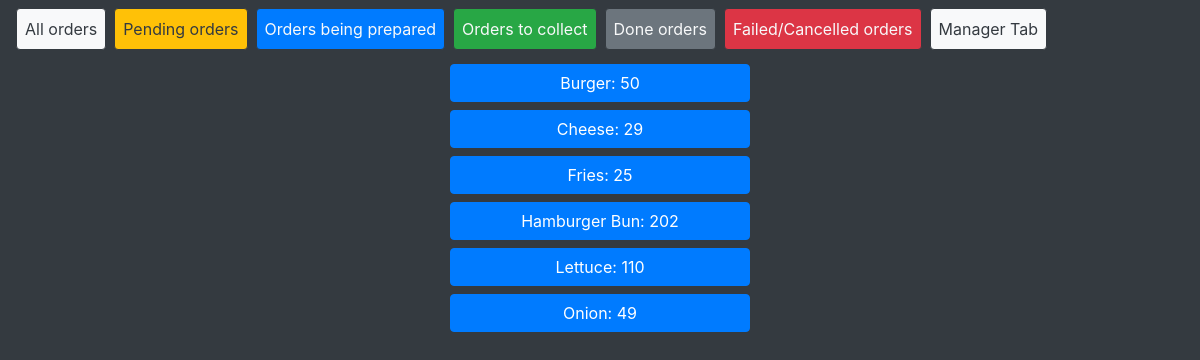
Page /ordersys/manage_stock/ (signed in) on the earlier database version.
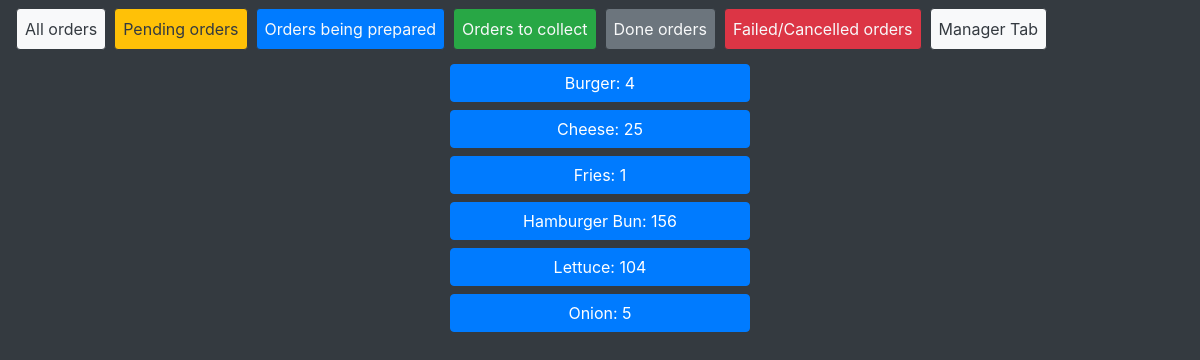
Same page on the later database version.
### ordersys/models.py (models this page shows, shortened)
class Ingredient(models.Model):
    name = models.CharField(max_length=32)
    amount_stored = models.PositiveIntegerField()
    restock_cost = models.DecimalField(max_digits=4, decimal_places=2, default=0)

### ordersys/views/manager_views.py (the view)
# urls.py: path('manage_stock/', views.ManageStockView.as_view(), name="manage_stock"),
class ManageStockView(LoginRequiredMixin, generic.ListView):
    login_url = '/ordersys/login/'
    template_name = 'ordersys/manager/manage_stock.html'
    model = Ingredient
    context_object_name = 'ingredients_list'
    def get_queryset(self):
        return Ingredient.objects.order_by('name')

### ordersys/templates/ordersys/manager/manage_stock.html
{% extends 'ordersys/base.html'%}
{% block content %}
    {% if ingredients_list %}
        {% for ingredient in ingredients_list %}
            <form action="{% url 'ordersys:ingredient_details' ingredient.id%}" method="get" class="d-flex justify-content-center">
                <button type="submit" class="btn btn-primary w-25 d-flex mt-2 mb-0 justify-content-center">{{ingredient.name}}: {{ingredient.amount_stored}}</button>
            </form>
        {% endfor %}
    {% endif %}
{% endblock %}

### ordersys/templates/ordersys/base.html (shortened to what this page needs)
<!DOCTYPE html>
<html>
    <head>
        <link rel="stylesheet" href="https://stackpath.bootstrapcdn.com/bootstrap/4.5.2/css/bootstrap.min.css">
    </head>
    <nav class="navbar navbar-expand fixed-top navbar-dark bg-dark">
        <div class="collapse navbar-collapse" id="navbarSupportedContent">
          <ul class="navbar-nav mr-auto">
            <li class="nav-item">
              <a class="nav-link bg-light border mr-2 border-dark rounded text-dark" href="{% url 'ordersys:index'%}">All orders</a>
            </li>
            <li class="nav-item">
              <a class="nav-link bg-warning border mr-2 border-dark rounded text-dark" href="{% url 'ordersys:pending'%}">Pending orders</a>
            </li>
            <li class="nav-item">
              <a class="nav-link bg-primary border mr-2 border-dark rounded text-light" href="{% url 'ordersys:prepare'%}">Orders being prepared</a>
            </li>
            <li class="nav-item">
              <a class="nav-link bg-success border mr-2 border-dark rounded text-light" href="{% url 'ordersys:collect'%}">Orders to collect</a>
            </li>
            <li class="nav-item">
              <a class="nav-link bg-secondary rounded mr-2 border border-dark text-light" href="{% url 'ordersys:done'%}">Done orders</a>
            </li>
            <li class="nav-item">
              <a class="nav-link bg-danger rounded mr-2 border border-dark text-light" href="{% url 'ordersys:failed'%}">Failed/Cancelled orders</a>
            </li>
            <li class="nav-item">
              <a class="nav-link bg-light rounded mr-2 border border-dark text-dark" href="{% url 'ordersys:manager_tab'%}">Manager Tab</a>
            </li>
        </div>
      </nav>
    <body class="bg-dark d-flex pt-5 mt-2 justify-content-center">
        <div class="text-light wrapper w-100">
            {% block content %}
            {% endblock %}
        </div>
    </body>
</html>

Differences in the rows shown:
changed Ingredient "Burger": amount_stored "50" → "4"
changed Ingredient "Cheese": amount_stored "29" → "25"
changed Ingredient "Fries": amount_stored "25" → "1"
changed Ingredient "Hamburger Bun": amount_stored "202" → "156"
changed Ingredient "Lettuce": amount_stored "110" → "104"
changed Ingredient "Onion": amount_stored "49" → "5"
